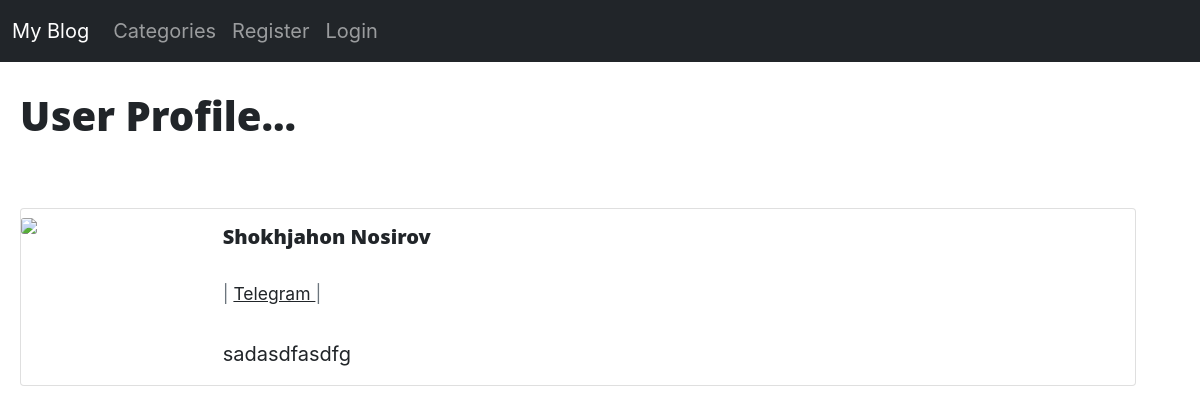
/members/1/profile/, run on the app's committed database.
### ablog/models.py (models this page shows, shortened)
class Profile(models.Model):
    user = models.OneToOneField(User, null = True, on_delete=models.CASCADE)
    bio = models.TextField()
    profile_pic = models.ImageField(null=True, blank=True, upload_to="images/profile/")
    website_url = models.CharField(max_length=255, null=True, blank=True)
    telegram_url = models.CharField(max_length=255, null=True, blank=True)

### members/views.py (the view)
# urls.py: path('<int:pk>/profile/', ShowProfilePageView.as_view(), name='show_profile_page'),
class ShowProfilePageView(DetailView):
    model = Profile
    template_name = 'registration/user_profile.html'
    def get_context_data(self, *args, **kwargs):
        context = super(ShowProfilePageView, self).get_context_data(*args, **kwargs)
        page_user = get_object_or_404(Profile, id=self.kwargs['pk'])
        context["page_user"] = page_user
        return context

### members/templates/registration/user_profile.html
{% extends 'vase.html' %}
{% load static %}
{% block content %}
<h1>User Profile...</h1>
<br/><br/>
<div class="card mb-3">
  <div class="row g-0">
    <div class="col-md-2">
{% if page_user.profile_pic %}
		<img src="{{ page_user.profile_pic.url }}" class = "card-img" >
{% else %}
	<img src="{% static 'images/default-profile-picture-png-2.png' %}" class = "card-img" >
{% endif %}
    </div>
    <div class="col-md-10">
      <div class="card-body">
        <h5 class="card-title">
		    {{ page_user.user.first_name }}
        {{ page_user.user.last_name }}
		</h5>
	<p class = "small text-muted">
		{% if page_user.telegram_url %}
			| <a href="{{ page_user.telegram_url}}"> Telegram </a> |
		{% endif %}
	</p>
        <p class="card-text">
		{{ page_user.bio }}
		</p>
      </div>
    </div>
  </div>
</div>
{% endblock %}

### data on the page
Profile: user.first_name "Shokhjahon", user.last_name "Nosirov", bio "sadasdfasdfg"
